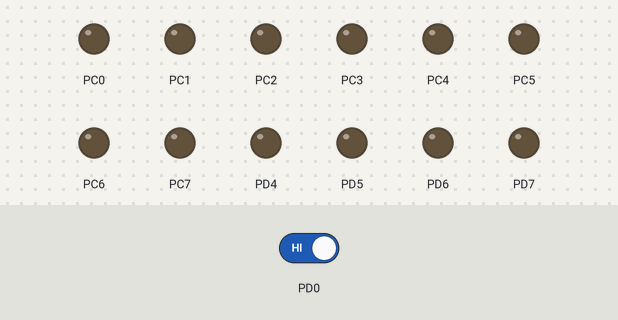
Recording of a program running on a simulated ATmega328P, built with avr-gcc and emulated at 16 MHz (the files do not name the chip). Shown: output pins drawn as LEDs (lit = HIGH). Dashed ring = blinking. Inputs (shaded band) come from the test bench; at power-on: PD0 HIGH.

Above: at 14.0 s.
14.1 s: PD0 driven LOW
At 14.25 s:
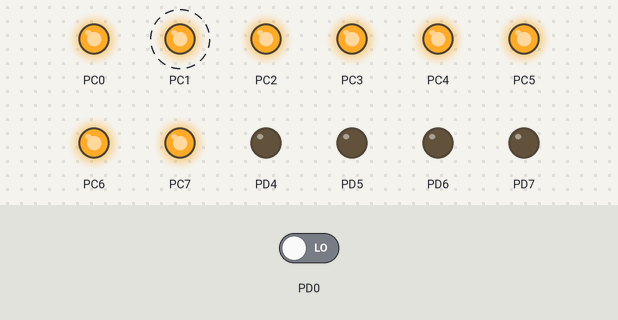
23.4 s: PD0 driven HIGH
At 24.45 s:
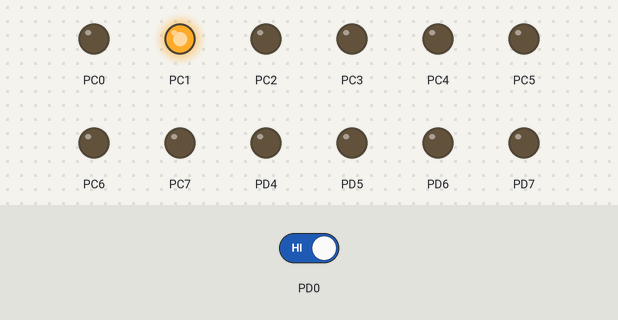
Timing chart, 0 to 32.9 s (numbered marks = the images above; inputs shaded):
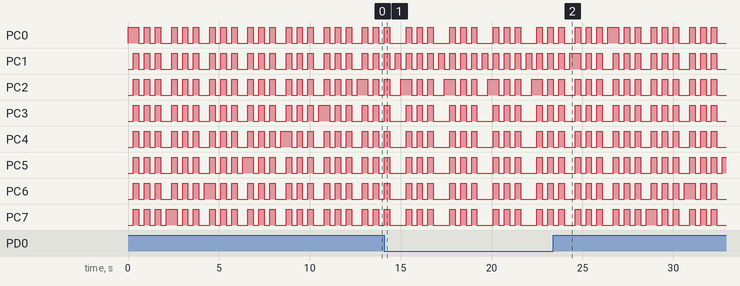

Measured:
- by itself, PC0, PC1: repeats every 2.1 s: 2 × (LOW 0.30 s, HIGH 0.30 s), LOW 0.60 s, HIGH 0.30 s

The program:

main.c
```c
/*
 * 20240527.c
 *
 * Created: 2024-05-27 오전 9:16:28
 * Author : PC1
 */
#define F_CPU 16000000ul
#include <avr/io.h>
#include <util/delay.h>

int main(void)
{
	DDRC = 0xff;
	//DDRD |= ~(1<<DDRD0);	//ddrd = 0b1111110
	DDRD = 0xf0;			// 1111 1000
	uint8_t ledData = 0x01;
	uint8_t buttonData;		//button input
	int flag = 0;
	PORTC = 0x00;
    /* Replace with your application code */
    while (1)
    {
		 buttonData = PIND;
		 if((buttonData&(1<<0))==0){
			 PORTC = ledData;
			 ledData = (ledData>>7)|(ledData<<1);
			 _delay_ms(300);
		 }
		 if((buttonData&(1<<1))==0){
			 PORTC = ledData;
			 ledData = (ledData>>1)|(ledData<<7);
			 _delay_ms(300);
		 }
		 if((buttonData&(1<<2))==0){
			 for(uint8_t i=0;i<3;i++){
				 PORTC = 0xff;
				 _delay_ms(300);
				 PORTC = 0x00;
				 _delay_ms(300);
			 }
		 }
    }
}
```
